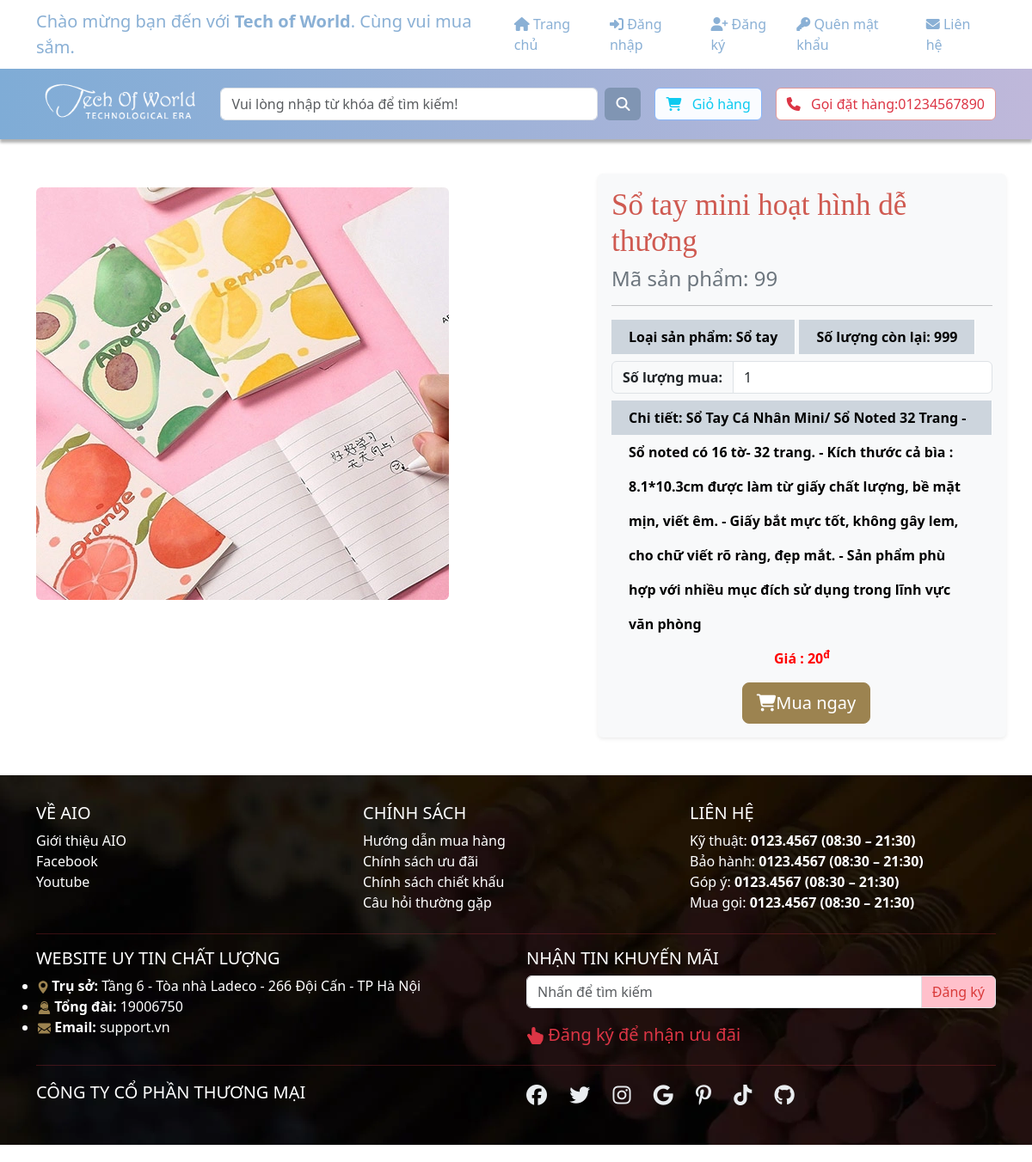
The app's page /Website/product.php?sp_ma=99 with its own data.
### tables this page shows
CREATE TABLE `sanpham` (
  `sp_ma` int(11) NOT NULL,
  `loaisp_ten` varchar(100) NOT NULL,
  `sp_ten` varchar(250) NOT NULL,
  `sp_gia` varchar(250) NOT NULL,
  `sp_mota` varchar(300) DEFAULT NULL,
  `sp_motachitiet` varchar(300) NOT NULL,
  `sp_img` varchar(50) NOT NULL,
  `sp_soluong` int(250) NOT NULL DEFAULT 1,
  `loaisanpham` varchar(50) NOT NULL
);

### sources/linkFIle.php (called while the page is built, shortened)
<?php
$linkImgSp = '../Assets/img/SanPham/';
?>

### Website/product.php (the view, shortened to what this page needs)
<!DOCTYPE html>
<html lang="en">
<head>
    <link href="https://cdn.jsdelivr.net/npm/bootstrap@5.3.1/dist/css/bootstrap.min.css" rel="stylesheet">
    <link rel="stylesheet" href="https://cdnjs.cloudflare.com/ajax/libs/font-awesome/6.4.2/css/all.min.css">
    <?php include_once('../sources/linkFIle.php'); ?>
</head>
<body>
    <?php
    include($linkFE . 'top_header.php');
    include($linkFE . 'header.php');
    if ($_GET['sp_ma'] != '') {
        $id = $_GET['sp_ma'];
        $sql = "SELECT * FROM sanpham WHERE sp_ma = $id";
        $result = $connect->query($sql);
        $duongdanimg = $linkImgSp;
        $sp = mysqli_fetch_array($result, MYSQLI_ASSOC);
    } else {
        echo "ERROR: Không nhận được id";
        exit();
    }
    ?>
    <form method="post" action="">
        <div class="container py-4">
            <div class="row">
                <div class="col-lg-7 col-md-7 py-3">
                    <img src="<?= $duongdanimg . $sp['sp_img'] ?>" alt="" class="img-fluid rounded">
                </div>
                <div class="col-lg-5 col-md-5 bg-light rounded shadow-sm p-3">
                    <h2 id="item-head"><?= $sp['sp_ten'] ?></h2>
                    <h4 class="text-secondary">Mã sản phẩm: <?= $sp['sp_ma'] ?></h4>
                    <hr>
                    <strong id="item">Loại sản phẩm: <?= $sp['loaisp_ten'] ?></strong>
                    <strong id="item">Số lượng còn lại: <?= $sp['sp_soluong'] != 0 ? $sp['sp_soluong'] : '<span class="text-danger">Hết hàng</span>' ?></strong>
                    <div class="input-group my-2">
                        <span class="input-group-text"><strong>Số lượng mua:</strong></span>
                        <input id='value_buy' name="donhang_soluongsp" type="number" max='<?= $sp['sp_soluong'] ?>' min='1' value="1" class="form-control">
                    </div>
                    <strong id="item">Chi tiết: <?= $sp['sp_motachitiet'] ?></strong>
                    <div class="text-center my-3" id='pay'>
                        <strong style="color:red">Giá : <?= number_format($sp['sp_gia'], 0, '.', ',') ?><sup>đ</sup></strong>
                    </div>
                    <div class="text-center">
                        <?php if ($sp['sp_soluong'] != 0) : ?>
                            <button id="btnModal" type="button" class="btn btn-lg btn-gray btn_buy btn-buy-now" data-bs-toggle="modal" data-bs-target="#exampleModal">
                                <i class="fa-solid fa-cart-shopping"></i>Mua ngay
                            </button>
                        <?php endif; ?>
                    </div>
                </div>
            </div>
        </div>
    </form>
    <?php include($linkFE . 'footer.php'); ?>
</body>
</html>

### Website/product.php (style rules this page uses)
* { margin: 0; padding: 0; box-sizing: border-box; }
#item { display: inline-block; height: 40px; line-height: 40px; color: #000000; background: #cdd5dd; padding: 0 20px; font-weight: bold; font-size: 16px; border-right: solid 1px #fff; }
#item-head { font-family: cursive; color: #cf5a51; font-size: 35px; }
button#btnModal { margin-left: 10px; background-color: #9c8350; color: #fff; border-color: #9c8350; }

### records on screen
sanpham: sp_img (picture), sp_ten "Sổ tay mini hoạt hình dễ thương", sp_ma "99", loaisp_ten "Sổ tay", sp_soluong "999", sp_motachitiet "Sổ Tay Cá Nhân Mini/ Sổ Noted 32 Trang - Sổ noted có 16 tờ- 32 trang. - Kích thước cả bìa : 8.1*10.3cm được làm từ giấy chất lượng, bề mặt mịn, viết êm. - Giấy bắt mực tốt, không gây lem, cho chữ viết rõ ràng, đẹp mắt. - Sản phẩm phù hợp với nhiều mục đích sử dụng trong lĩnh vực văn phòng", sp_gia "20"
